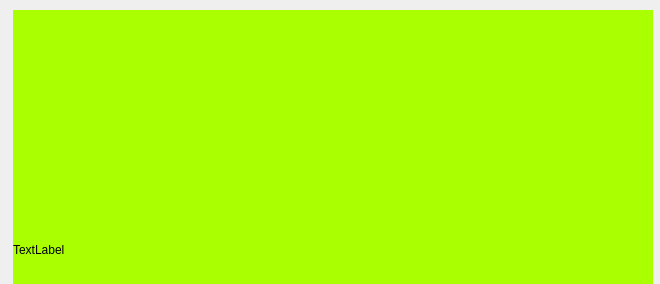
<?xml version="1.0" encoding="UTF-8"?>
<ui version="4.0">
 <class>Form</class>
 <widget class="QWidget" name="Form">
  <property name="geometry">
   <rect>
    <x>0</x>
    <y>0</y>
    <width>660</width>
    <height>284</height>
   </rect>
  </property>
  <property name="windowTitle">
   <string>Form</string>
  </property>
  <widget class="QLabel" name="label">
   <property name="geometry">
    <rect>
     <x>13</x>
     <y>10</y>
     <width>640</width>
     <height>480</height>
    </rect>
   </property>
   <property name="styleSheet">
    <string notr="true">background:rgb(170, 255, 0)</string>
   </property>
   <property name="text">
    <string>TextLabel</string>
   </property>
  </widget>
 </widget>
 <resources/>
 <connections/>
</ui>
